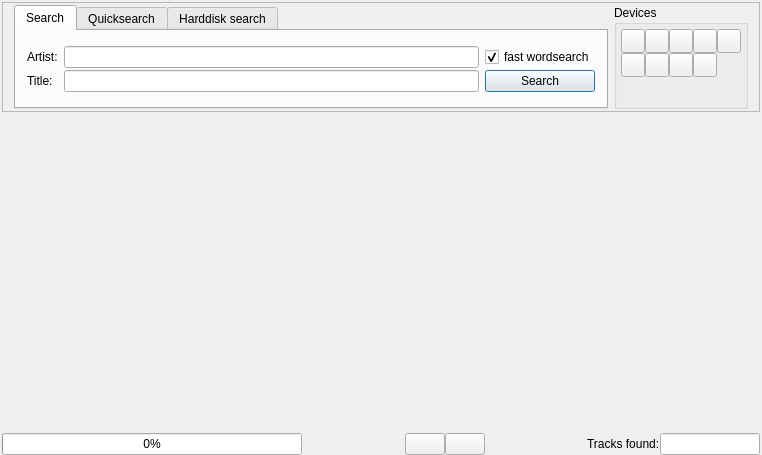
<?xml version="1.0" encoding="UTF-8"?>
<ui version="4.0">
 <class>searchClass</class>
 <widget class="QWidget" name="searchClass">
  <property name="geometry">
   <rect>
    <x>0</x>
    <y>0</y>
    <width>762</width>
    <height>455</height>
   </rect>
  </property>
  <property name="windowTitle">
   <string>WinMusik Search</string>
  </property>
  <property name="windowIcon">
   <iconset resource="../resources.qrc">
    <normaloff>:/devices48/resources/tr48x48-0012.png</normaloff>:/devices48/resources/tr48x48-0012.png</iconset>
  </property>
  <layout class="QVBoxLayout" name="verticalLayout_3">
   <property name="leftMargin">
    <number>2</number>
   </property>
   <property name="topMargin">
    <number>2</number>
   </property>
   <property name="rightMargin">
    <number>2</number>
   </property>
   <property name="bottomMargin">
    <number>0</number>
   </property>
   <item>
    <widget class="QFrame" name="frame">
     <property name="minimumSize">
      <size>
       <width>0</width>
       <height>110</height>
      </size>
     </property>
     <property name="maximumSize">
      <size>
       <width>16777215</width>
       <height>110</height>
      </size>
     </property>
     <property name="frameShape">
      <enum>QFrame::StyledPanel</enum>
     </property>
     <property name="frameShadow">
      <enum>QFrame::Raised</enum>
     </property>
     <layout class="QHBoxLayout" name="horizontalLayout">
      <property name="topMargin">
       <number>2</number>
      </property>
      <property name="bottomMargin">
       <number>2</number>
      </property>
      <item>
       <widget class="QTabWidget" name="tabWidget">
        <property name="enabled">
         <bool>true</bool>
        </property>
        <property name="tabShape">
         <enum>QTabWidget::Rounded</enum>
        </property>
        <property name="currentIndex">
         <number>0</number>
        </property>
        <property name="elideMode">
         <enum>Qt::ElideNone</enum>
        </property>
        <property name="usesScrollButtons">
         <bool>true</bool>
        </property>
        <widget class="QWidget" name="tab">
         <attribute name="icon">
          <iconset resource="../resources.qrc">
           <normaloff>:/icons/resources/viewmag.png</normaloff>:/icons/resources/viewmag.png</iconset>
         </attribute>
         <attribute name="title">
          <string>Search</string>
         </attribute>
         <layout class="QVBoxLayout" name="verticalLayout">
          <item>
           <layout class="QGridLayout">
            <property name="horizontalSpacing">
             <number>6</number>
            </property>
            <property name="verticalSpacing">
             <number>2</number>
            </property>
            <item row="0" column="0">
             <widget class="QLabel" name="label">
              <property name="text">
               <string>Artist:</string>
              </property>
             </widget>
            </item>
            <item row="0" column="1">
             <widget class="QLineEdit" name="artist"/>
            </item>
            <item row="1" column="0">
             <widget class="QLabel" name="label_2">
              <property name="text">
               <string>Title:</string>
              </property>
             </widget>
            </item>
            <item row="1" column="1">
             <widget class="QLineEdit" name="title"/>
            </item>
            <item row="1" column="2">
             <widget class="QPushButton" name="searchButton">
              <property name="text">
               <string>Search</string>
              </property>
              <property name="icon">
               <iconset resource="../resources.qrc">
                <normaloff>:/icons/resources/next.png</normaloff>:/icons/resources/next.png</iconset>
              </property>
              <property name="iconSize">
               <size>
                <width>16</width>
                <height>16</height>
               </size>
              </property>
              <property name="autoDefault">
               <bool>true</bool>
              </property>
              <property name="default">
               <bool>true</bool>
              </property>
             </widget>
            </item>
            <item row="0" column="2">
             <widget class="QCheckBox" name="fastsearch">
              <property name="text">
               <string>fast wordsearch</string>
              </property>
              <property name="checked">
               <bool>true</bool>
              </property>
             </widget>
            </item>
           </layout>
          </item>
         </layout>
        </widget>
        <widget class="QWidget" name="tab_2">
         <attribute name="title">
          <string>Quicksearch</string>
         </attribute>
         <layout class="QVBoxLayout" name="verticalLayout_4">
          <item>
           <layout class="QHBoxLayout" name="horizontalLayout_3">
            <property name="spacing">
             <number>6</number>
            </property>
            <item>
             <widget class="QLabel" name="label_4">
              <property name="text">
               <string>Query:</string>
              </property>
             </widget>
            </item>
            <item>
             <widget class="QLineEdit" name="query"/>
            </item>
            <item>
             <widget class="QPushButton" name="querysearchButton">
              <property name="text">
               <string>Search</string>
              </property>
              <property name="icon">
               <iconset resource="../resources.qrc">
                <normaloff>:/icons/resources/next.png</normaloff>:/icons/resources/next.png</iconset>
              </property>
              <property name="iconSize">
               <size>
                <width>16</width>
                <height>16</height>
               </size>
              </property>
              <property name="default">
               <bool>true</bool>
              </property>
             </widget>
            </item>
           </layout>
          </item>
          <item>
           <layout class="QHBoxLayout" name="horizontalLayout_4">
            <item>
             <widget class="QCheckBox" name="watchClipboard">
              <property name="text">
               <string>watch Clipboard</string>
              </property>
             </widget>
            </item>
           </layout>
          </item>
         </layout>
        </widget>
        <widget class="QWidget" name="Seite">
         <attribute name="title">
          <string>Harddisk search</string>
         </attribute>
         <layout class="QVBoxLayout" name="verticalLayout_5">
          <item>
           <layout class="QHBoxLayout" name="horizontalLayout_5">
            <item>
             <widget class="QLabel" name="label_5">
              <property name="text">
               <string>Query:</string>
              </property>
             </widget>
            </item>
            <item>
             <widget class="QLineEdit" name="query_harddisk"/>
            </item>
            <item>
             <widget class="QPushButton" name="hardDiskSearchButton">
              <property name="text">
               <string>Search</string>
              </property>
              <property name="icon">
               <iconset resource="../resources.qrc">
                <normaloff>:/icons/resources/next.png</normaloff>:/icons/resources/next.png</iconset>
              </property>
              <property name="iconSize">
               <size>
                <width>16</width>
                <height>16</height>
               </size>
              </property>
              <property name="default">
               <bool>true</bool>
              </property>
             </widget>
            </item>
           </layout>
          </item>
          <item>
           <layout class="QHBoxLayout" name="horizontalLayout_6">
            <item>
             <widget class="QCheckBox" name="watchClipboardHarddisk">
              <property name="text">
               <string>watch Clipboard</string>
              </property>
             </widget>
            </item>
           </layout>
          </item>
         </layout>
        </widget>
       </widget>
      </item>
      <item>
       <widget class="QGroupBox" name="groupBox">
        <property name="sizePolicy">
         <sizepolicy hsizetype="Fixed" vsizetype="Fixed">
          <horstretch>0</horstretch>
          <verstretch>0</verstretch>
         </sizepolicy>
        </property>
        <property name="title">
         <string>Devices</string>
        </property>
        <property name="flat">
         <bool>false</bool>
        </property>
        <layout class="QGridLayout" name="_2">
         <property name="margin">
          <number>4</number>
         </property>
         <property name="spacing">
          <number>0</number>
         </property>
         <item row="0" column="0">
          <widget class="QToolButton" name="traeger_1">
           <property name="minimumSize">
            <size>
             <width>24</width>
             <height>24</height>
            </size>
           </property>
           <property name="focusPolicy">
            <enum>Qt::NoFocus</enum>
           </property>
           <property name="autoFillBackground">
            <bool>false</bool>
           </property>
           <property name="text">
            <string/>
           </property>
           <property name="icon">
            <iconset resource="../resources.qrc">
             <normaloff>:/devices25/resources/tr25x25-0001.png</normaloff>:/devices25/resources/tr25x25-0001.png</iconset>
           </property>
           <property name="iconSize">
            <size>
             <width>16</width>
             <height>16</height>
            </size>
           </property>
           <property name="checkable">
            <bool>true</bool>
           </property>
          </widget>
         </item>
         <item row="0" column="1">
          <widget class="QToolButton" name="traeger_2">
           <property name="minimumSize">
            <size>
             <width>24</width>
             <height>24</height>
            </size>
           </property>
           <property name="focusPolicy">
            <enum>Qt::NoFocus</enum>
           </property>
           <property name="text">
            <string/>
           </property>
           <property name="icon">
            <iconset resource="../resources.qrc">
             <normaloff>:/devices25/resources/tr25x25-0002.png</normaloff>:/devices25/resources/tr25x25-0002.png</iconset>
           </property>
           <property name="iconSize">
            <size>
             <width>16</width>
             <height>16</height>
            </size>
           </property>
           <property name="checkable">
            <bool>true</bool>
           </property>
          </widget>
         </item>
         <item row="5" column="0">
          <spacer name="verticalSpacer">
           <property name="orientation">
            <enum>Qt::Vertical</enum>
           </property>
           <property name="sizeHint" stdset="0">
            <size>
             <width>20</width>
             <height>40</height>
            </size>
           </property>
          </spacer>
         </item>
         <item row="0" column="2">
          <widget class="QToolButton" name="traeger_3">
           <property name="minimumSize">
            <size>
             <width>24</width>
             <height>24</height>
            </size>
           </property>
           <property name="focusPolicy">
            <enum>Qt::NoFocus</enum>
           </property>
           <property name="text">
            <string/>
           </property>
           <property name="icon">
            <iconset resource="../resources.qrc">
             <normaloff>:/devices25/resources/tr25x25-0003.png</normaloff>:/devices25/resources/tr25x25-0003.png</iconset>
           </property>
           <property name="iconSize">
            <size>
             <width>16</width>
             <height>16</height>
            </size>
           </property>
           <property name="checkable">
            <bool>true</bool>
           </property>
          </widget>
         </item>
         <item row="0" column="3">
          <widget class="QToolButton" name="traeger_4">
           <property name="minimumSize">
            <size>
             <width>24</width>
             <height>24</height>
            </size>
           </property>
           <property name="focusPolicy">
            <enum>Qt::NoFocus</enum>
           </property>
           <property name="text">
            <string/>
           </property>
           <property name="icon">
            <iconset resource="../resources.qrc">
             <normaloff>:/devices25/resources/tr25x25-0004.png</normaloff>:/devices25/resources/tr25x25-0004.png</iconset>
           </property>
           <property name="iconSize">
            <size>
             <width>16</width>
             <height>16</height>
            </size>
           </property>
           <property name="checkable">
            <bool>true</bool>
           </property>
          </widget>
         </item>
         <item row="0" column="4">
          <widget class="QToolButton" name="traeger_5">
           <property name="minimumSize">
            <size>
             <width>24</width>
             <height>24</height>
            </size>
           </property>
           <property name="focusPolicy">
            <enum>Qt::NoFocus</enum>
           </property>
           <property name="text">
            <string/>
           </property>
           <property name="icon">
            <iconset resource="../resources.qrc">
             <normaloff>:/devices25/resources/tr25x25-0005.png</normaloff>:/devices25/resources/tr25x25-0005.png</iconset>
           </property>
           <property name="iconSize">
            <size>
             <width>16</width>
             <height>16</height>
            </size>
           </property>
           <property name="checkable">
            <bool>true</bool>
           </property>
          </widget>
         </item>
         <item row="1" column="0">
          <widget class="QToolButton" name="traeger_6">
           <property name="minimumSize">
            <size>
             <width>24</width>
             <height>24</height>
            </size>
           </property>
           <property name="focusPolicy">
            <enum>Qt::NoFocus</enum>
           </property>
           <property name="text">
            <string/>
           </property>
           <property name="icon">
            <iconset resource="../resources.qrc">
             <normaloff>:/devices25/resources/tr25x25-0006.png</normaloff>:/devices25/resources/tr25x25-0006.png</iconset>
           </property>
           <property name="iconSize">
            <size>
             <width>16</width>
             <height>16</height>
            </size>
           </property>
           <property name="checkable">
            <bool>true</bool>
           </property>
          </widget>
         </item>
         <item row="1" column="1">
          <widget class="QToolButton" name="traeger_7">
           <property name="minimumSize">
            <size>
             <width>24</width>
             <height>24</height>
            </size>
           </property>
           <property name="focusPolicy">
            <enum>Qt::NoFocus</enum>
           </property>
           <property name="text">
            <string/>
           </property>
           <property name="icon">
            <iconset resource="../resources.qrc">
             <normaloff>:/devices25/resources/tr25x25-0007.png</normaloff>:/devices25/resources/tr25x25-0007.png</iconset>
           </property>
           <property name="iconSize">
            <size>
             <width>16</width>
             <height>16</height>
            </size>
           </property>
           <property name="checkable">
            <bool>true</bool>
           </property>
          </widget>
         </item>
         <item row="1" column="2">
          <widget class="QToolButton" name="traeger_8">
           <property name="minimumSize">
            <size>
             <width>24</width>
             <height>24</height>
            </size>
           </property>
           <property name="focusPolicy">
            <enum>Qt::NoFocus</enum>
           </property>
           <property name="text">
            <string/>
           </property>
           <property name="icon">
            <iconset resource="../resources.qrc">
             <normaloff>:/devices25/resources/tr25x25-0008.png</normaloff>:/devices25/resources/tr25x25-0008.png</iconset>
           </property>
           <property name="iconSize">
            <size>
             <width>16</width>
             <height>16</height>
            </size>
           </property>
           <property name="checkable">
            <bool>true</bool>
           </property>
          </widget>
         </item>
         <item row="1" column="3">
          <widget class="QToolButton" name="traeger_9">
           <property name="minimumSize">
            <size>
             <width>24</width>
             <height>24</height>
            </size>
           </property>
           <property name="focusPolicy">
            <enum>Qt::NoFocus</enum>
           </property>
           <property name="text">
            <string/>
           </property>
           <property name="icon">
            <iconset resource="../resources.qrc">
             <normaloff>:/devices25/resources/tr25x25-0009.png</normaloff>:/devices25/resources/tr25x25-0009.png</iconset>
           </property>
           <property name="iconSize">
            <size>
             <width>16</width>
             <height>16</height>
            </size>
           </property>
           <property name="checkable">
            <bool>true</bool>
           </property>
          </widget>
         </item>
        </layout>
       </widget>
      </item>
     </layout>
    </widget>
   </item>
   <item>
    <widget class="QWidget" name="listWidget" native="true">
     <property name="sizePolicy">
      <sizepolicy hsizetype="Expanding" vsizetype="Expanding">
       <horstretch>0</horstretch>
       <verstretch>0</verstretch>
      </sizepolicy>
     </property>
     <layout class="QVBoxLayout" name="verticalLayout_2">
      <property name="spacing">
       <number>0</number>
      </property>
      <property name="margin">
       <number>0</number>
      </property>
     </layout>
    </widget>
   </item>
   <item>
    <layout class="QHBoxLayout" name="horizontalLayout_2">
     <property name="spacing">
      <number>0</number>
     </property>
     <item>
      <widget class="QProgressBar" name="progressBar">
       <property name="minimumSize">
        <size>
         <width>300</width>
         <height>0</height>
        </size>
       </property>
       <property name="value">
        <number>0</number>
       </property>
      </widget>
     </item>
     <item>
      <spacer name="horizontalSpacer_2">
       <property name="orientation">
        <enum>Qt::Horizontal</enum>
       </property>
       <property name="sizeHint" stdset="0">
        <size>
         <width>40</width>
         <height>20</height>
        </size>
       </property>
      </spacer>
     </item>
     <item>
      <widget class="QPushButton" name="markAllButton">
       <property name="toolTip">
        <string>select all</string>
       </property>
       <property name="text">
        <string/>
       </property>
       <property name="icon">
        <iconset resource="../resources.qrc">
         <normaloff>:/icons/resources/frame_text.png</normaloff>:/icons/resources/frame_text.png</iconset>
       </property>
      </widget>
     </item>
     <item>
      <widget class="QPushButton" name="markNoneButton">
       <property name="toolTip">
        <string>unselect all</string>
       </property>
       <property name="text">
        <string/>
       </property>
       <property name="icon">
        <iconset resource="../resources.qrc">
         <normaloff>:/icons/resources/eraser.png</normaloff>:/icons/resources/eraser.png</iconset>
       </property>
      </widget>
     </item>
     <item>
      <spacer name="horizontalSpacer">
       <property name="orientation">
        <enum>Qt::Horizontal</enum>
       </property>
       <property name="sizeType">
        <enum>QSizePolicy::MinimumExpanding</enum>
       </property>
       <property name="sizeHint" stdset="0">
        <size>
         <width>40</width>
         <height>20</height>
        </size>
       </property>
      </spacer>
     </item>
     <item>
      <widget class="QLabel" name="label_3">
       <property name="text">
        <string>Tracks found:</string>
       </property>
      </widget>
     </item>
     <item>
      <widget class="QLineEdit" name="numTracks">
       <property name="sizePolicy">
        <sizepolicy hsizetype="Fixed" vsizetype="Fixed">
         <horstretch>0</horstretch>
         <verstretch>0</verstretch>
        </sizepolicy>
       </property>
       <property name="minimumSize">
        <size>
         <width>100</width>
         <height>0</height>
        </size>
       </property>
       <property name="maximumSize">
        <size>
         <width>100</width>
         <height>16777215</height>
        </size>
       </property>
       <property name="focusPolicy">
        <enum>Qt::NoFocus</enum>
       </property>
       <property name="readOnly">
        <bool>true</bool>
       </property>
      </widget>
     </item>
    </layout>
   </item>
  </layout>
 </widget>
 <layoutdefault spacing="6" margin="11"/>
 <tabstops>
  <tabstop>artist</tabstop>
  <tabstop>title</tabstop>
  <tabstop>searchButton</tabstop>
  <tabstop>markAllButton</tabstop>
  <tabstop>markNoneButton</tabstop>
  <tabstop>query</tabstop>
  <tabstop>querysearchButton</tabstop>
  <tabstop>tabWidget</tabstop>
  <tabstop>numTracks</tabstop>
 </tabstops>
 <resources>
  <include location="../resources.qrc"/>
 </resources>
 <connections/>
</ui>
